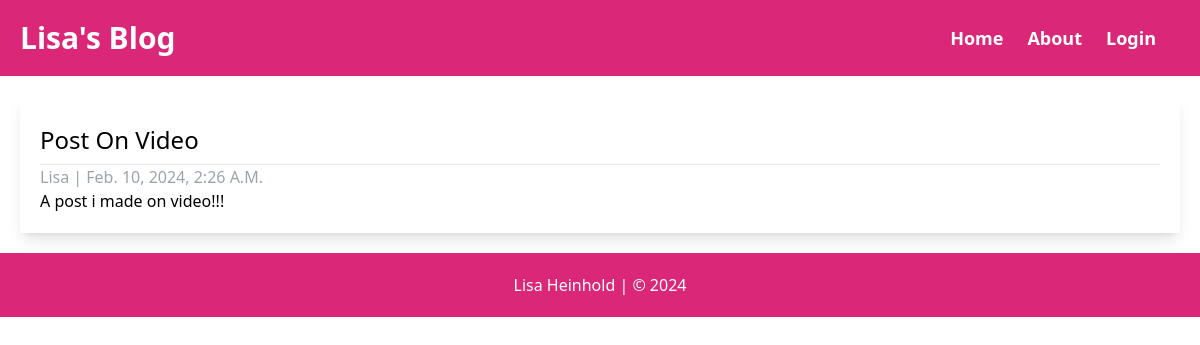
Page /vid/ on the committed database.
### app/models.py (models this page shows, shortened)
class Post(models.Model):
    title = models.CharField(max_length=200, unique=True)
    slug = models.SlugField(max_length=200, unique=True)
    author = models.ForeignKey(User, on_delete=models.CASCADE, related_name="blog_posts")
    created_on = models.DateTimeField(auto_now_add=True)
    updated_on = models.DateTimeField(auto_now=True)
    content = models.TextField()
    status = models.IntegerField(choices=STATUS, default=0)
    class Meta:
        ordering = ["-created_on"]

### app/views.py (the view)
# urls.py: path('<slug:slug>/', views.PostDetail.as_view(), name='post_detail'),  # Update this line
class PostDetail(generic.DetailView):
    model = Post
    template_name = 'post_detail.html'

### templates/post_detail.html
{% extends 'base.html' %}
{% block content %}
<div id="container">
    <div id="row">
        <div id="card" class="m-5 p-5 shadow-lg">
            <h2 class="text-2xl capitalize py-2">{{ post.title }}</h2>
            <hr>
            <p class="text-gray-400 capitalize">{{ post.author }} | {{ post.created_on }}</p>
            <p>{{ post.content|safe }}</p>
        </div>
    </div>
</div>
{% endblock content %}

### rows in the picture
Post: title "Post On Video", author "Lisa", created_on "Feb. 10, 2024, 2:26 A.m.", content "A post i made on video!!!"
